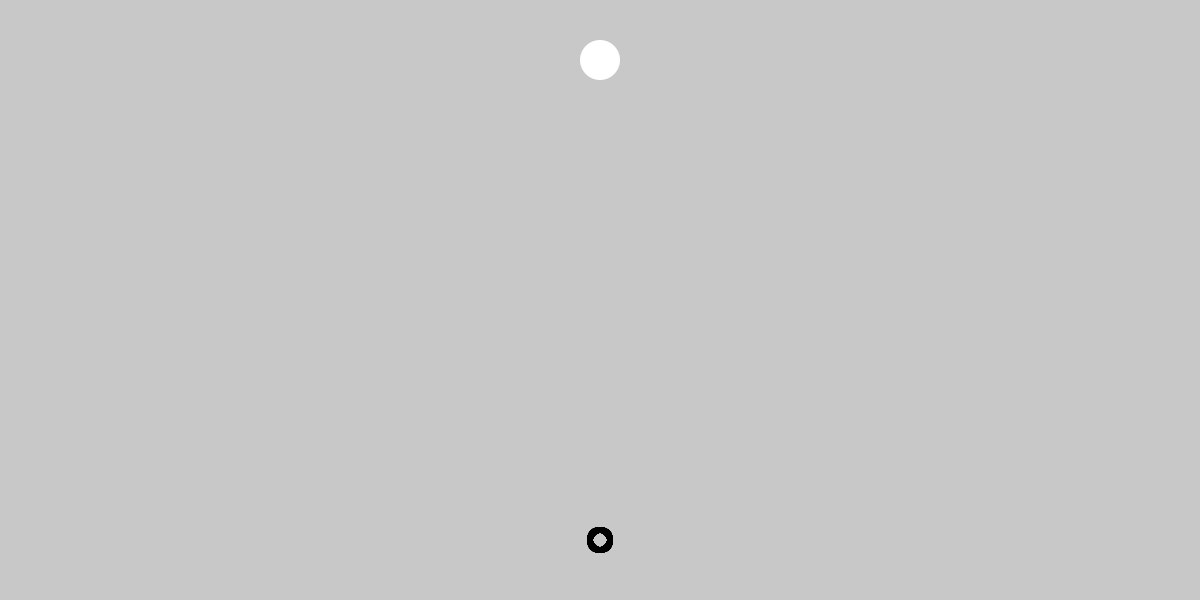
Frame 1 (no input)
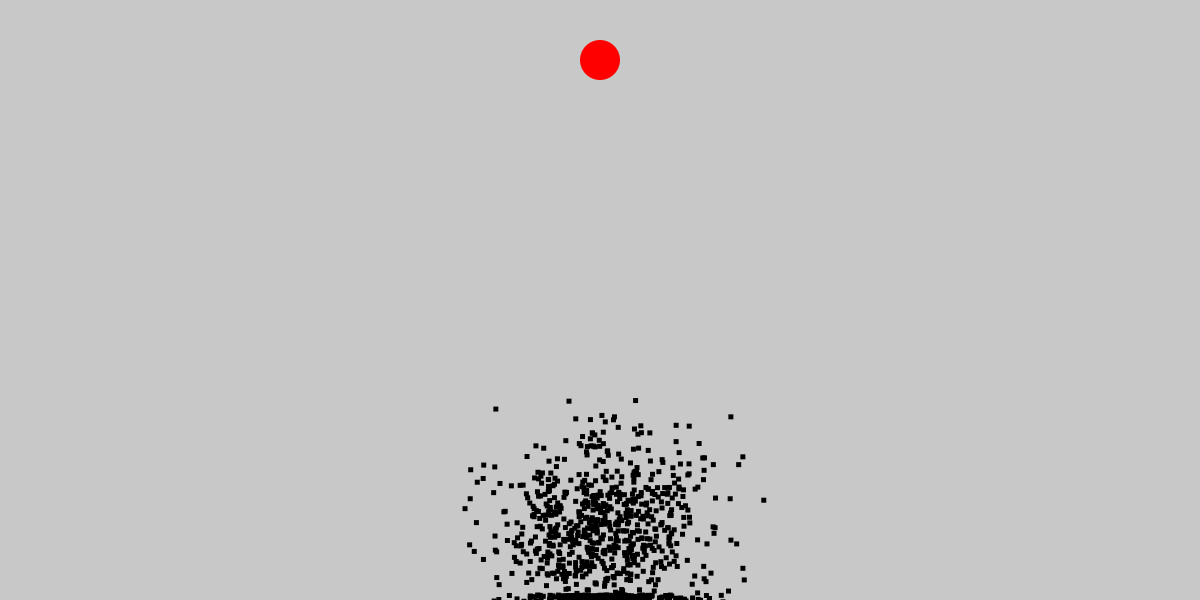
Frame 60 (the mouse pressed at the canvas centre just before this capture)
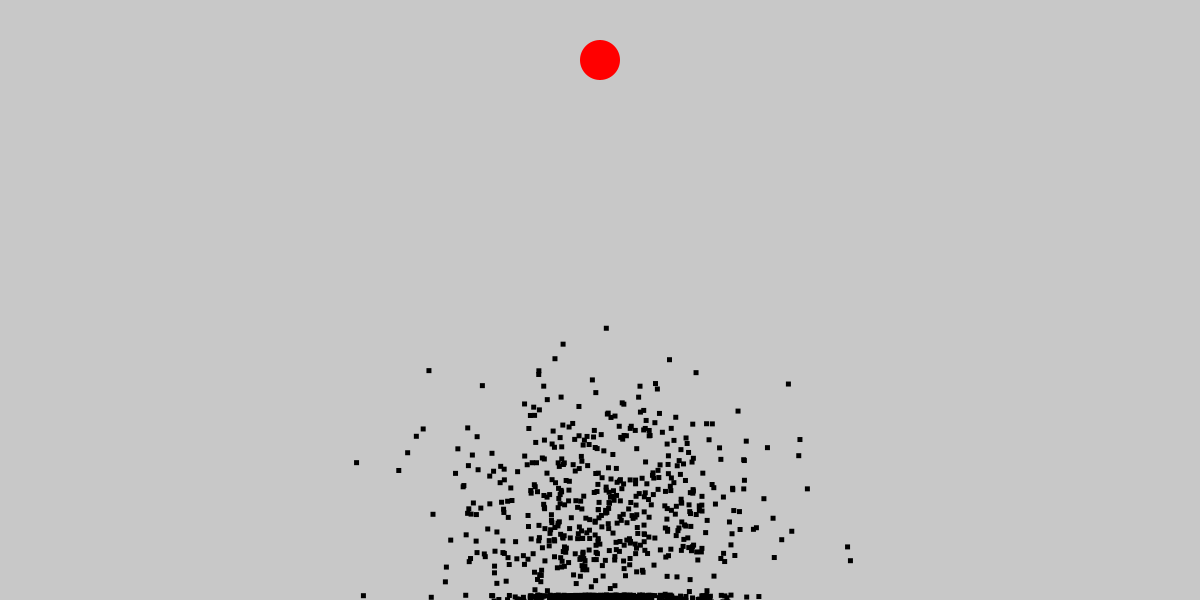
Frame 120 (the mouse held since frame 60 and released just before this capture)

The Processing sketch that drew these frames (run headless with seeded random() and noise(); from frame 60 on, the mouse is pressed at the canvas centre):

// Processing sketch: SmartDots
// ── SmartDots.pde
PVector VERTICAL = PVector.fromAngle(0);
PVector end;
Population pop;
void setup(){
  end = new PVector(width/2, height/10);
  ellipseMode(CENTER);
  println(CENTER);
  size(1200, 600);
  pop = new Population(1000, 600, .01);
  pop.generate();
  noStroke();
}

void draw(){
  background(200);
  ellipse(end.x, end.y, 40, 40);
  pop.update();
  pop.display();
  fill(255, 0, 0);
}

// ── Dot.pde
class Dot {
  PVector pos, vel, acc, steer;
  float maxSpeed, maxForce, r, fitness;
  String status = "alive";

  PVector[] path;
  int stepCount;
  Dot(int arraySize, float _px, float _py, float _ms, float _mf) {
    path = new PVector[arraySize];
    pos = new PVector(_px, _py);
    vel = new PVector(0, 0);
    acc = new PVector(0, 0);
    maxSpeed = _ms;
    maxForce = _mf;
    stepCount = 0;
    fitness = 0;
    r = 6;
  }
  
  Dot() {
    fitness = 0;
  }

  void generateArray() {
    for (int i = 0; i < path.length; i++) {
      path[i] = PVector.fromAngle(random(360));
    }
  }

  void seek() {
    path[stepCount].normalize();
    path[stepCount].mult(10);
    seek(pos.add(path[stepCount]));
  }


  void seek(PVector target) {
    PVector desired = PVector.sub(target, pos);

    float d = desired.mag();
    ;

    if (d < 100) {
      float m =  map(d, 0, 100, 0, maxSpeed);
      desired.setMag(m);
    } else {
      desired.setMag(maxSpeed);
    }

    PVector steer = PVector.sub(desired, vel);
    steer.limit(maxForce);
    addForce(steer);
  }

  void update() {
    if(status == "alive"){
      seek();
      //acc.mult(100);
      vel.add(acc);
      vel.limit(maxSpeed);
      pos.add(vel);
      //println(acc + " " + vel + " " + pos);
      acc.set(0, 0);
    } else if (status == "complete"){
      fitness += 2;
    }
    checkStatus();
    stepCount++;
  }
  
  void checkStatus(){
    if(pos.x < 5 || pos.x > width - 5 || pos.y < 5 || pos.y > height - 5){
     status = "dead"; 
    }
    if(PVector.dist(pos, end) < 20){
     status = "complete"; 
    }
  }

  void addForce(PVector force) {
    acc.add(force);
  }

  void display() {
    fill(0);
    rectMode(CENTER);
    rect(pos.x, pos.y, 5, 5);
  }
  
  void calcFitness(){
    fitness += 806 - PVector.dist(end, pos);
    fitness += 10;
    //fitness *= fitness;
  }
}

// ── Population.pde
class Population {
  float mutRate;
  int popSize, counter;
  int steps;
  Dot[] dots;
  Population( int p_, int s_, float m_) {
    popSize = p_;
    steps = s_;
    counter = 0;
    mutRate = m_ * 1000;
  }

  void generate() {
    dots = new Dot[popSize];
    for ( int i = 0; i < popSize; i++ ) {
      dots[i] = new Dot(steps, width/2, height - (height/10), 10, .1);
      dots[i].generateArray();
    }
  }
  
  void nextGen() {
    calcFitness();
    Dot temp = new Dot(1, 0, 0, 0, 0);
    for (int i = 0; i < popSize; i++){
      if(dots[i].fitness >= temp.fitness){
        temp = dots[i];
      }
    }
    /*
    println("Max Fitness: " + temp.fitness * 100);
    println("Best Candidate: " + temp.path);
    */
    
    for (int i = 0; i < popSize; i++){
        dots[i].fitness = map(dots[i].fitness, 0, temp.fitness, 0, 1);
        dots[i].fitness *= 100;
        dots[i].fitness++;
    }
    
    
    int matingPoolLength = 0;
    for (int i = 0; i < popSize; i++){
        matingPoolLength  += Math.floor((double)dots[i].fitness);
    }
    Dot[] matingPool = new Dot[matingPoolLength];
    int count = 0;
    for (int i = 0; i < popSize; i++){
      for(int j = 0; j < Math.floor((double)dots[i].fitness); j++){
        matingPool[count] = dots[i];
        count++;
      }
    }
    
    
    
    Dot[] nextGen = new Dot[popSize];
    
    for (int i = 0; i < popSize; i++){
      nextGen[i] = mate(matingPool[int(random(matingPool.length))], matingPool[int(random(matingPool.length))]);
      mutate(nextGen[i]);
    }
    dots = nextGen;
    counter = 0;
  }
  
  Dot mate(Dot a, Dot b){
    Dot temp = new Dot(steps, width/2, height - (height/10), 10, .1);
    for(int i = 0; i < 600; i++){
      int coinFlip = round(1);
      if(coinFlip == 0){
         temp.path[i] = a.path[i];
      }
      if(coinFlip == 1){
         temp.path[i] = b.path[i];
      }
    }
    
    return temp;
  }
  
  Dot mutate( Dot a ){
    Dot temp = a;
    for(int i = 0; i < temp.path.length; i++){
      if(random(1000) < mutRate){
        temp.path[i] = PVector.fromAngle(random(360));
      }
    }
    return temp;
  }

  void update() {
    if ( counter < 600 ){
      for ( int i = 0; i < popSize; i++ ) {
        dots[i].update();
      }
      
    } else if(counter > 630){
      nextGen();
    }
    
    counter++;
  }
  
  void calcFitness(){
    for ( int i = 0; i < popSize; i++ ) {
        dots[i].calcFitness();
      }
  }

  void display() {
    for ( int i = 0; i < popSize; i++ ) {
      dots[i].display();
    }
  }
}
